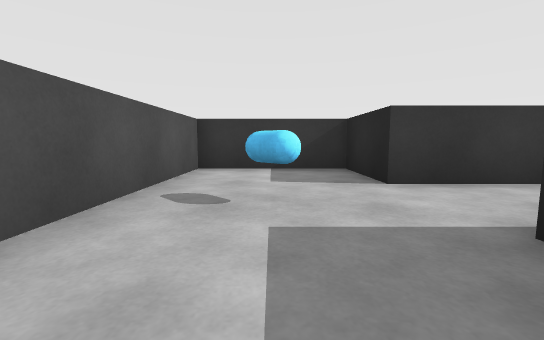
View 1 (above)

17 first-person views from a walk through a 3-D level made in the Unity game engine. The camera is 0.55 m above the floor, tilts 6° down and sees 90° across. The floor is counted in squares, 1 m on a side. Each view is taken from the middle of a square. On the plan, view 1 faces up. The plan holds only what a view shows up to about 9 squares ahead; the rest is blank. The place goes on beyond the plan. The player character is not drawn. Surface patterns are stand-ins for the level's own textures.

View 2
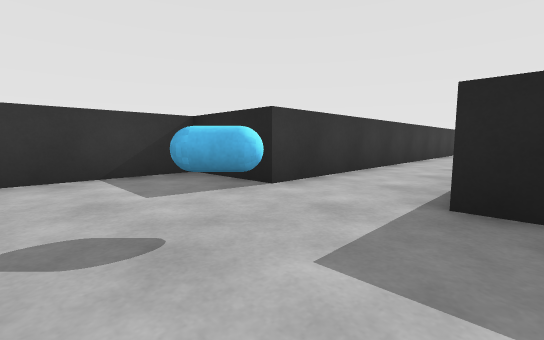

View 3
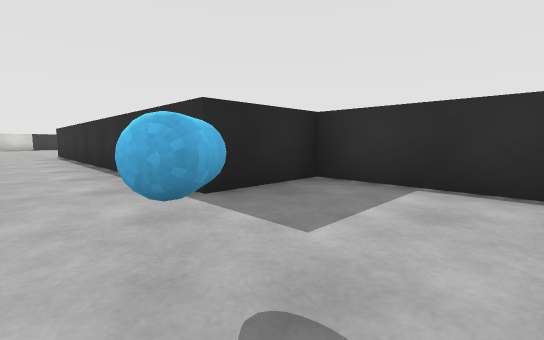

View 4
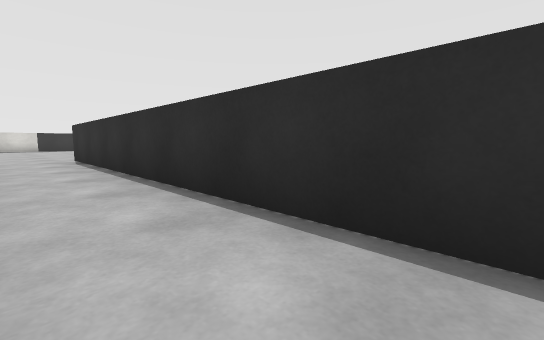

View 5
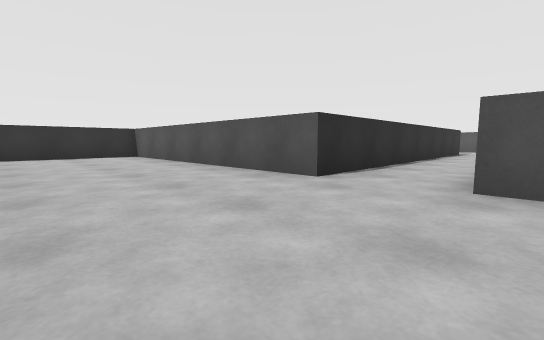

View 6
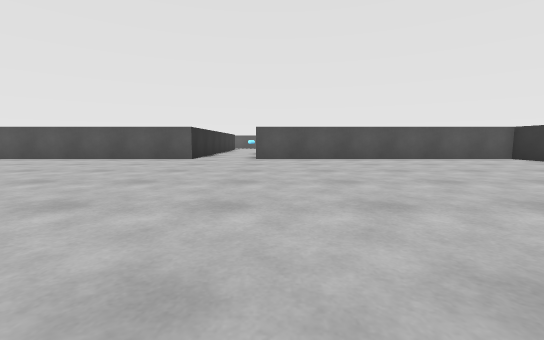

View 7
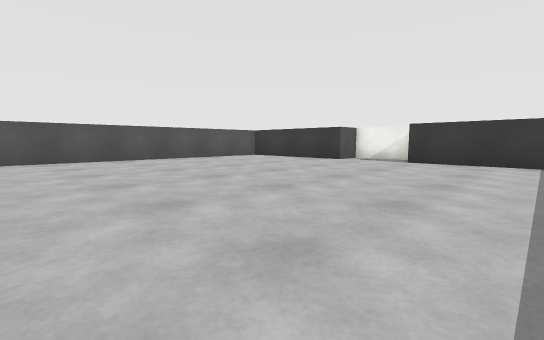

View 8
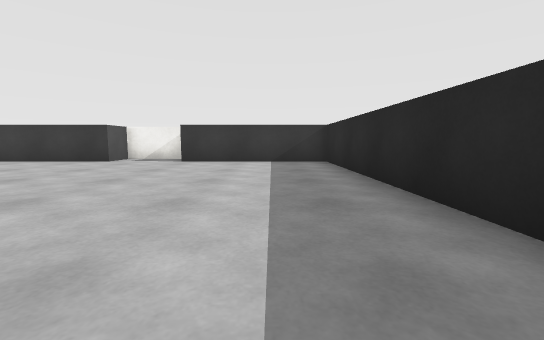

View 9
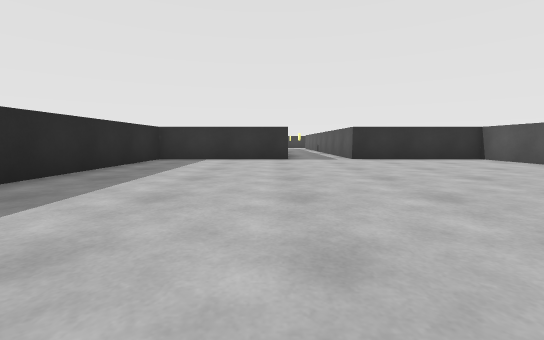

View 10
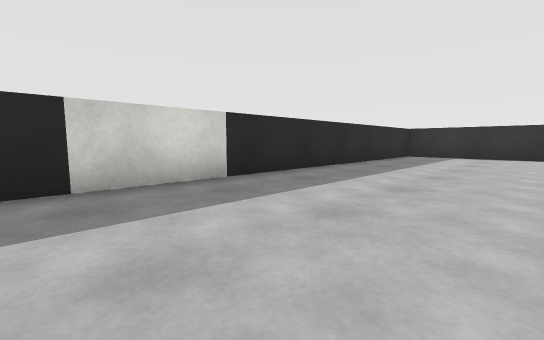

View 11
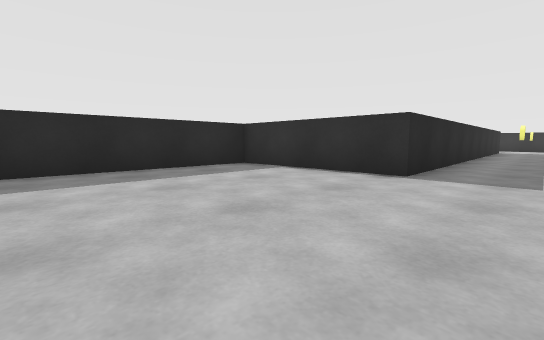

View 12
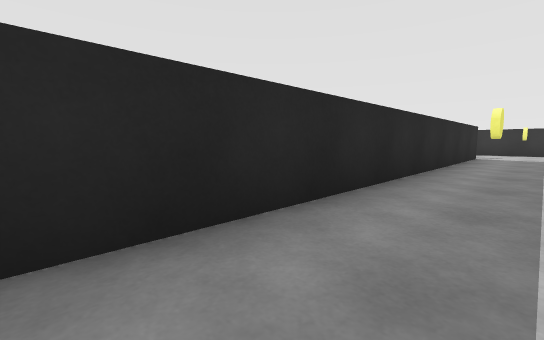

View 13
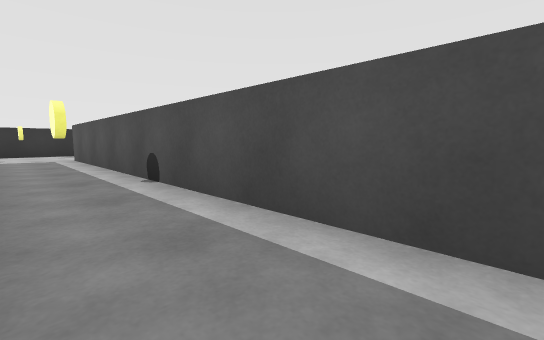

View 14
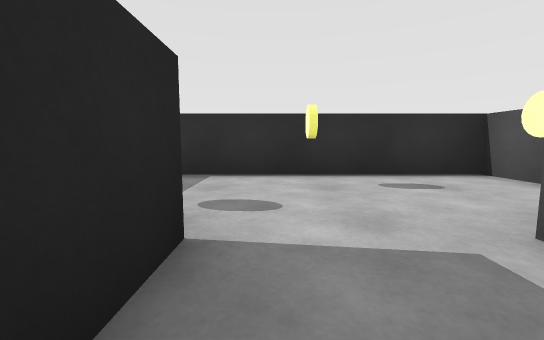

View 15
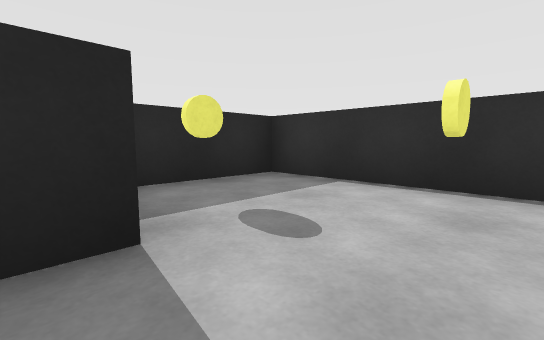

View 16
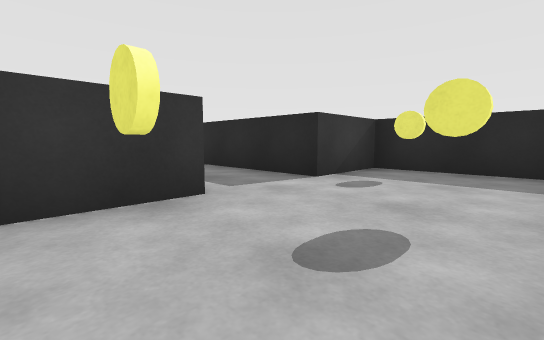

View 17
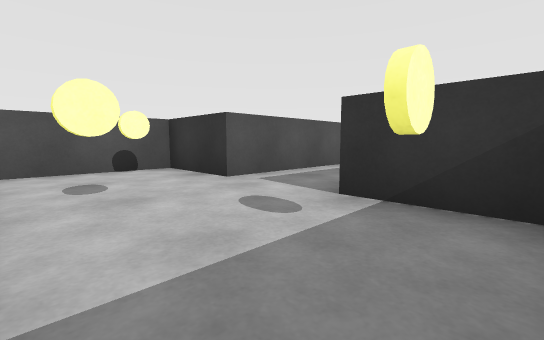

### Floor plan
Points are (right, up) in squares from view 1. A wall is a line through its corners. A room is listed if a view was taken in it or the views show most of it. See-through windows are left out.
Room 1 (views 1, 2, 3, 4)
walls: (-1.1, -0.5) (1.5, -0.5) (1.5, 1.5) (11.5, 1.5); (9.4, 3.5) (1.5, 3.5) (1.5, 5.5) (-1.5, 5.5) (-1.5, 1.4)
ways out: opening at (12, 2.5) to room 2
objects: capsule (0, 3)
Room 2 (views 5, 6, 7, 8, 9, 10, 11, 12, 13, 14, 15)
walls: (21.5, 3.5) (21.5, 11.5) (17.5, 11.5); (11.5, 1.5) (11.5, -6.5) (15.5, -6.5) (15.5, -7); (15.5, -8.9) (15.5, -18.5); (15.5, 12.5) (15.5, 11.5) (11.5, 11.5) (11.5, 3.5); (17.5, -18.5) (17.5, -6.5) (21.5, -6.5) (21.5, 1.5)
ways out: opening at (12, 2.5) to room 1; opening at (16.5, -18.5) to room 3
objects: coin (16, -13); block (16, 13); block (17, 13); block (22, 2); block (22, 3)
Room 3 (views 16, 17)
walls: (15.5, -18.5) (13.5, -18.5) (13.5, -21.5) (19.5, -21.5) (19.5, -18.5) (17.5, -18.5)
ways out: opening at (16.5, -18.5) to room 2
objects: coin (14, -19); coin (16, -20); coin (18, -19)

Where each view was taken, in squares from view 1:
view 1: 0 up, 0 right, facing up
view 2: 1 up, 1 left, facing up-right
view 3: 3 up, 1 left, facing down-right
view 4: 3 up, 2 right, facing down-right
view 5: 4 up, 15 right, facing down-left
view 6: 4 up, 20 right, facing left
view 7: 4 up, 20 right, facing up-left
view 8: 4 up, 20 right, facing up
view 9: 2 up, 18 right, facing down
view 10: 4 up, 18 right, facing down-right
view 11: 2 down, 16 right, facing down-right
view 12: 8 down, 16 right, facing down-right
view 13: 9 down, 17 right, facing down-left
view 14: 17 down, 17 right, facing down
view 15: 18 down, 16 right, facing down-right
view 16: 21 down, 14 right, facing up-right
view 17: 21 down, 19 right, facing up-left
